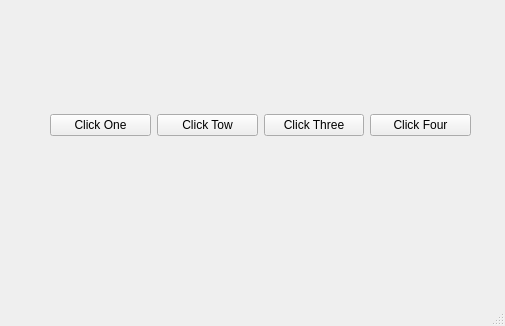
<?xml version="1.0" encoding="UTF-8"?>
<ui version="4.0">
 <class>hBoxLayout</class>
 <widget class="QMainWindow" name="hBoxLayout">
  <property name="geometry">
   <rect>
    <x>0</x>
    <y>0</y>
    <width>505</width>
    <height>326</height>
   </rect>
  </property>
  <property name="windowTitle">
   <string>MainWindow</string>
  </property>
  <widget class="QWidget" name="centralwidget">
   <widget class="QWidget" name="horizontalLayoutWidget">
    <property name="geometry">
     <rect>
      <x>50</x>
      <y>100</y>
      <width>421</width>
      <height>51</height>
     </rect>
    </property>
    <layout class="QHBoxLayout" name="horizontalLayout">
     <item>
      <widget class="QPushButton" name="pushButton_4">
       <property name="text">
        <string>Click One</string>
       </property>
      </widget>
     </item>
     <item>
      <widget class="QPushButton" name="pushButton_3">
       <property name="text">
        <string>Click Tow</string>
       </property>
      </widget>
     </item>
     <item>
      <widget class="QPushButton" name="pushButton_2">
       <property name="text">
        <string>Click Three</string>
       </property>
      </widget>
     </item>
     <item>
      <widget class="QPushButton" name="pushButton">
       <property name="text">
        <string>Click Four</string>
       </property>
      </widget>
     </item>
    </layout>
   </widget>
  </widget>
  <widget class="QMenuBar" name="menubar">
   <property name="geometry">
    <rect>
     <x>0</x>
     <y>0</y>
     <width>505</width>
     <height>27</height>
    </rect>
   </property>
  </widget>
  <widget class="QStatusBar" name="statusbar"/>
 </widget>
 <resources/>
 <connections/>
</ui>
